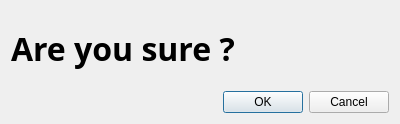
<?xml version="1.0" encoding="UTF-8"?>
<ui version="4.0">
 <class>SureDialog</class>
 <widget class="QDialog" name="SureDialog">
  <property name="geometry">
   <rect>
    <x>0</x>
    <y>0</y>
    <width>400</width>
    <height>124</height>
   </rect>
  </property>
  <property name="windowTitle">
   <string>Dialog</string>
  </property>
  <layout class="QVBoxLayout" name="verticalLayout">
   <item>
    <widget class="QLabel" name="label">
     <property name="font">
      <font>
       <family>Adobe Arabic</family>
       <pointsize>24</pointsize>
       <weight>75</weight>
       <bold>true</bold>
      </font>
     </property>
     <property name="text">
      <string>Are you sure ? </string>
     </property>
    </widget>
   </item>
   <item>
    <layout class="QHBoxLayout" name="horizontalLayout">
     <item>
      <spacer name="horizontalSpacer">
       <property name="orientation">
        <enum>Qt::Horizontal</enum>
       </property>
       <property name="sizeHint" stdset="0">
        <size>
         <width>40</width>
         <height>20</height>
        </size>
       </property>
      </spacer>
     </item>
     <item>
      <widget class="QPushButton" name="okButton">
       <property name="text">
        <string>OK</string>
       </property>
      </widget>
     </item>
     <item>
      <widget class="QPushButton" name="cancelButton">
       <property name="text">
        <string>Cancel</string>
       </property>
      </widget>
     </item>
    </layout>
   </item>
  </layout>
 </widget>
 <resources/>
 <connections/>
</ui>
